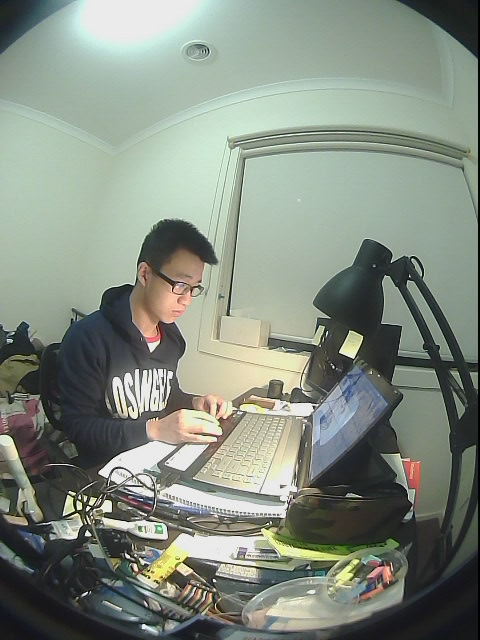
//> input picture OLD/OpenCV Tutorial/OpenCV Tutorial/my_photo-2.jpg, 480 x 640 px
$ ./main   (built with g++ and OpenCV 4)
//> lines starting //> are read from the running program, lines starting //| are printed output that depends on the picture
### OLD/OpenCV Tutorial/OpenCV Tutorial/globalinclude.h
//
//  globalinclude.h
//  OpenCV Tutorial
//
//  Created by Didi Chi on 11/10/16.
//  Copyright © 2016 dako. All rights reserved.
//


#pragma once
#include <iostream>
#include <opencv2/opencv.hpp>
#include <opencv2/core/core.hpp>
#include <opencv2/highgui/highgui.hpp>
#include <opencv2/stitching/stitcher.hpp>
#include <opencv2/opencv.hpp>
#include <opencv2/legacy/legacy.hpp>
#include "opencv2/nonfree/nonfree.hpp"
#include <math.h>
#include <sstream>
#include <string>
#include <fstream>

using namespace std;
using namespace cv;

const double  PI = 3.1415926535897932384626433832795;
const double  LIMIT = 1e-4;

enum CorrectType
{
    Forward,
    //means correct the distorted image by mapping the pixels on the origin image
    //to the longitude-latitude rectified image, there may be some pixels on the
    //rectified image which have no corresponding origin pixel.
    Reverse,
    //means correct the distorted image by reverse mapping, that is from the rectified
    //image to the origin distorted image, this method can be sure for that every pixels
    //on the rectified image have its corresponding origin pixel.
};

typedef enum
{
    STEREOGRAPHIC,
    EQUIDISTANCE,
    EQUISOLID,
    ORTHOGONAL
}camMode;

typedef enum
{
    PERSPECTIVE,
    LATITUDE_LONGTITUDE,
}distMapMode;

//#define _DEBUG_
//#define _SHOW_POINTS_ /* globalinclude_hpp */
 /* globalinclude_h */

### OLD/OpenCV Tutorial/OpenCV Tutorial/findCircleParameter.hpp
//
//  findCircleParameter.hpp
//  OpenCV Tutorial
//
//  Created by Didi Chi on 11/10/16.
//  Copyright © 2016 dako. All rights reserved.
//

#pragma once
#include "globalinclude.h"

class findCircleParameter
{
private:
    findCircleParameter();
    ~findCircleParameter();

    static void On_N_trackbar(int N_slider_value, void* params);
    static void On_threshold_trackbar(int thresholdValue_slider_value, void* params);
    static void revisedScanLineMethod(Mat imgOrg, Point2i& center, int& radius, int threshold, int N);
    static bool CircleFitByKasa(vector<Point> validPoints, Point& center, int&	 radius);
    static void onMouse(int event, int x, int y, int, void* args);
    static void findPoints(Point2i center, int radius, std::vector<cv::Point> &points, camMode projMode = ORTHOGONAL);

public:
    static bool init(Mat img);
    static void findCircle();
    static void checkVarify();
    static bool getCircleParatemer(Point2i& center, int& radius);
private:

    static string win_name;
    static string N_trackbar_name;
    static string thresholdValue_trackbar_name;
    static int N_slider_value;
    static int N_max_value;
    static int thresholdValue_slider_value;
    static int thresholdValue_max_value;
    static Point2i center;
    static int radius;
    static Mat image;

    static std::vector<std::vector<cv::Point>> lines;
    static std::vector<cv::Point> points;
    static std::string check_win_name;

    static int width_disp_img;
    static int height_disp_img;
public:
    static const double FOV;
};
 /* findCircleParameter_hpp */

### OLD/OpenCV Tutorial/main.cpp
//
//  main.cpp
//  OpenCV Tutorial
//
//  Created by Didi Chi on 28/09/2016.
//  Copyright © 2016 dako. All rights reserved.
//

#include "findCircleParameter.hpp"
using namespace cv;
using namespace std;


typedef struct correctParameters
{
    Mat imgOrg;
    Point2i center;
    int radius;
    double w_longtitude;
    double w_latitude;
    distMapMode distMap ;
    double theta_left ;
    double phi_up ;
    double camerFieldAngle ;
    camMode camProjMode;
    CorrectType typeOfCorrect;
}correctParams;


Mat latitudeCorrection(Mat imgOrg, Point2i center, int radius, double camerFiledAngle, CorrectType type){
    //Mat resultImg;
    if(!(camerFiledAngle > 0 && camerFiledAngle <= PI)){
        cout << "The parameter \"camerFieldAngle\" must be in the interval (0,PI]." << endl;
        return Mat();
    }
    double rateOfWindow = 0.9;
    int width = imgOrg.size().width*rateOfWindow;
    int height = width;
    Size imgSize(width,height);
    Mat retImg(imgSize, CV_8UC3, Scalar(0,0,0));

    double dx  = camerFiledAngle/imgSize.width;
    double dy = dx;

    double latitude;
    double longitude;

    double x,y,z,r;
    double Theta_sphere;
    double Phi_sphere;
    double p;
    double theta;
    double x_cart, y_cart;
    int u,v;
    int u_latitude,v_latitude;

    double longitude_offset, latitude_offset;
    longitude_offset = (PI - camerFiledAngle)/2;
    latitude_offset = (PI - camerFiledAngle)/2;
    Mat_<Vec3b> _retImg = retImg;
    Mat_<Vec3b> _imgOrg = imgOrg;
    switch(type){
        case Forward:
            int left, top;
            left = center.x - radius;
            top =  center.y - radius;
            for(int j = top; j < top + 2 * radius;j++){
                for(int i = left; i < left + 2 * radius; i++){
                    if(pow(i-center.x,2) + pow(j-center.y,2) > pow(radius,2)){
                        continue;
                    }
                    u = i;
                    v = j;
                    double R = radius/sin(camerFiledAngle/2);

                    //convert to catiesian coordinate

                    x_cart = (u-center.x)/R;
                    y_cart = -(v - center.y)/R;
                    theta = cvFastArctan(y_cart, x_cart)*PI/180;
                    p = sqrt(pow(x_cart ,2) + pow(y_cart,2));

                    Theta_sphere = asin(p);
                    Phi_sphere = theta;

                    x = sin(Theta_sphere) * cos(Phi_sphere);
                    y = sin(Theta_sphere) * sin(Phi_sphere);
                    z = cos(Theta_sphere);

                    latitude = acos(y);
                    longitude = cvFastArctan(z,-x)*PI /180;

                    u_latitude = ((longitude -longitude_offset)/dx);
                    v_latitude = ((latitude-latitude_offset)/dy);
                    if (u_latitude < 0 || u_latitude >= imgSize.height || v_latitude < 0 || v_latitude >= imgSize.width)
                        continue;

                    //perform the map from the origin image to the latitude map image
                    _retImg(v_latitude, u_latitude)[0] = _imgOrg(j, i)[0];
                    _retImg(v_latitude, u_latitude)[1] = _imgOrg(j, i)[1];
                    _retImg(v_latitude, u_latitude)[2] = _imgOrg(j, i)[2];
                }
            }
            break;
        case Reverse:
            for(int j = 0; j < imgSize.height;j++){
                latitude = latitude_offset + j*dy;
                for(int i = 0; i < imgSize.width;i++){
                    longitude = longitude_offset + i * dx;
                    x = -sin(latitude)*cos(longitude);
                    y = cos(latitude);
                    z = sin(latitude)*sin(longitude);

                    Theta_sphere = acos(z);
                    Phi_sphere = cvFastArctan(y,x);
                    Phi_sphere = Phi_sphere*PI/180;
                    p = sin(Theta_sphere);
                    theta = Phi_sphere;

                    x_cart = p*cos(theta);
                    y_cart = p*sin(theta);
                    double R = radius;
                    u = x_cart * R + center.x;
                    v = -y_cart * R + center.y;
                    _retImg.at<Vec3b>(j,i) = _imgOrg.at<Vec3b>(v,u);

                }
            }
            break;
    }
   imshow("Corrected Image", retImg);
    return retImg;
}
// [425 lines left out: functions latitudeCorrection2, func, getPhi, latitudeCorrection3, not called in this run]
/** @function main */
int main( int argc, char** argv )
{


    // Load the images
   Mat img1= imread( "my_photo-2.jpg" );
//> img1 is the input picture: 640 rows x 480 cols, CV_8UC3; mean B, G, R 128.7, 140.3, 131.6
   Mat img2= imread( "my_photo-1.jpg");
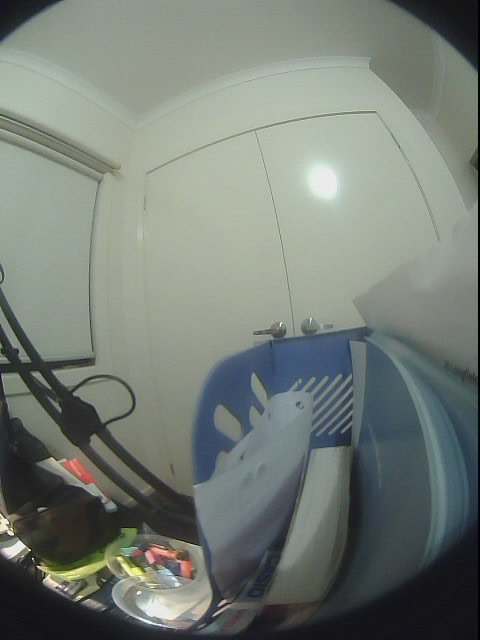
//> input picture OLD/OpenCV Tutorial/OpenCV Tutorial/my_photo-1.jpg, 480 x 640 px
//> img2 is the input picture: 640 rows x 480 cols, CV_8UC3; mean B, G, R 118, 125.1, 117.6

    // [6 lines of commented-out code are left out]
    correctParams param;
    param.imgOrg = img1;
     //uncomment the following line if you want to find the parameters of the photo by the findCircleParameter function
   // findCircleParameter::getCircleParatemer(param.center, param.radius);
    param.center.x = 240;
    param.center.y = 320;
    param.radius = 340;
    param.w_longtitude = PI/2;
    param.w_latitude = PI/2;
    param.distMap = LATITUDE_LONGTITUDE;
    param.theta_left = 0;
    param.phi_up = 0;
    param.camerFieldAngle = findCircleParameter::FOV;
    param.camProjMode = EQUIDISTANCE;
    param.typeOfCorrect = Reverse;

    cout << endl
				<< "Correct Image(s) with the same circular region params: " << endl
				<< "radius = " << param.radius << ", center = " << param.center << endl << endl;
    Mat image2 = latitudeCorrection(param.imgOrg, param.center, param.radius, param.camerFieldAngle, param.typeOfCorrect);
//> the loop in latitudeCorrection, `for(int j = 0; j < imgSize.height;j++)` made 432 passes
//> (x, y, z, Phi_sphere) on passes 1 to 3: (0, 1, 0, 1.57), (0.00727, 1, 5.29e-05, 1.56), (0.0145, 1, 0.000106, 1.56)
//> after the loop in latitudeCorrection, `for(int j = 0; j < imgSize.height;j++)`:
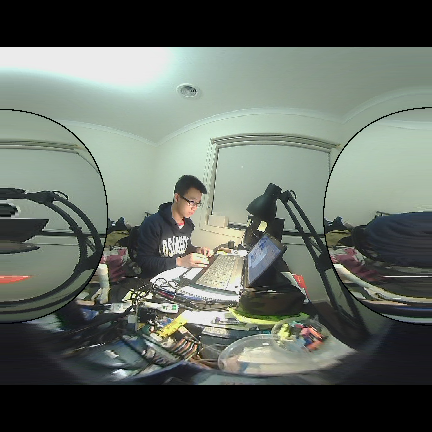
//> _retImg: 432 rows x 432 cols, CV_8UC3; mean B, G, R 96.9, 104.8, 97.3
//> after the loop in latitudeCorrection, `for(int j = 0; j < imgSize.height;j++)`: longitude = 3.13; x = 0.00727; y = -1; z = 5.29e-05; Theta_sphere = 1.57; Phi_sphere = 4.72
       param.imgOrg = img2;
    //uncomment the following lines if you want to find the parameters of the photo by the findCircleParameter function
   //findCircleParameter::findCircle();
   //findCircleParameter::getCircleParatemer(param.center, param.radius);
    Mat image1 = latitudeCorrection(param.imgOrg, param.center, param.radius, param.camerFieldAngle, param.typeOfCorrect);
//> call 2 of latitudeCorrection, with center = Point(240, 320), radius = 340, camerFiledAngle = 3.14
//> the loop in latitudeCorrection (call 2), `for(int j = 0; j < imgSize.height;j++)` made 432 passes
//> after the loop in latitudeCorrection (call 2), `for(int j = 0; j < imgSize.height;j++)`:
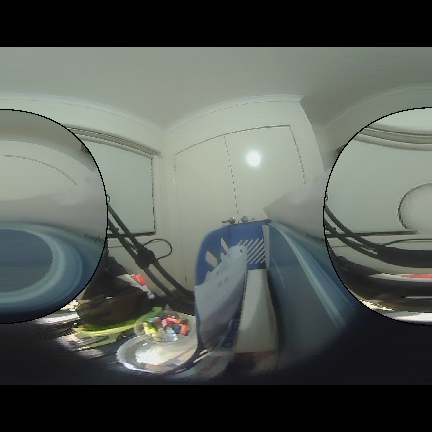
//> _retImg: 432 rows x 432 cols, CV_8UC3; mean B, G, R 86.9, 92.3, 86.6

    Rect myRoi1(108,62,215,320);


    image1 = image1(myRoi1);
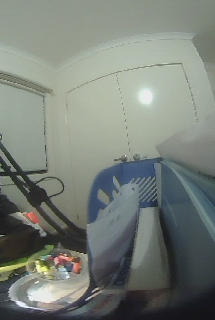
//> image1: 320 rows x 215 cols, CV_8UC3; mean B, G, R 120.7, 128.1, 121.1
    image2 = image2(myRoi1);
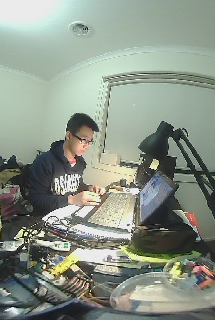
//> image2: 320 rows x 215 cols, CV_8UC3; mean B, G, R 136.3, 148.5, 139.4
    imwrite("result_test1.jpg",image1);
    imwrite("result_test2.jpg",image2);

    Mat gray_image1;
    Mat gray_image2;
    // Convert to Grayscale
    cvtColor( image1, gray_image1, CV_RGB2GRAY );
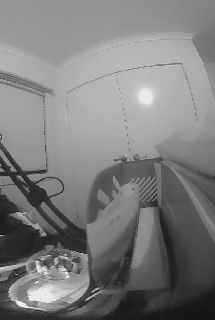
//> gray_image1: 320 rows x 215 cols, CV_8UC1; min 14, max 247, mean 125.1
   cvtColor( image2, gray_image2, CV_RGB2GRAY );
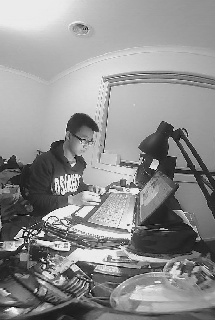
//> gray_image2: 320 rows x 215 cols, CV_8UC1; min 4, max 248, mean 143.8

    if( !gray_image1.data || !gray_image2.data )
    { std::cout<< " --(!) Error reading images " << std::endl; return -1; }

    //-- Step 1: Detect the keypoints using SURF Detector
    int minHessian = 400;

//> (the run ends here: the program needs code that is not available in this run, at `SurfFeatureDetector detector( minHessian );`)
